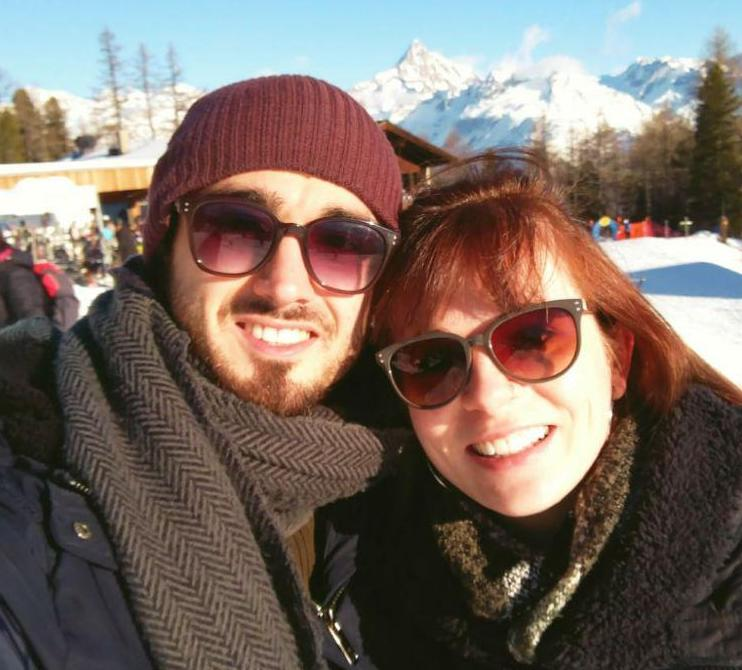
#> input picture makro_images/main5.jpg, 742 x 670 px
$ python mosaik_main.py   (older library calls are emulated)
#> lines starting #> are read from the running program, lines starting #| are printed output that depends on the picture
### mosaik_functions.py
from PIL import Image,ExifTags, ImageOps
import os
import numpy as np


# Open an Image
def open_image(path,rotate=False):
#> called with path = 'makro_images/main5.jpg', rotate = True
  img = Image.open(path)
#> img is the input picture: PIL image 742x670 RGB; mean R, G, B 121.7, 107.9, 99.8
  try:
  	img._getexif()
  except:
  	if rotate:
  		print('Warning: could not rotate that image because the necessary meta data is not given for that image.')
  	rotate=False
  if rotate:
  	if img._getexif() is not None:
	  	exif=dict((ExifTags.TAGS[k], v) for k, v in img._getexif().items() if k in ExifTags.TAGS)
#> exif = 8 items
	  	if 'Orientation' in exif.keys():
		  	if not exif['Orientation']:
		  		return img
		  	elif exif['Orientation']==3:
		  		print('rotating image by 180')
		  		img=img.rotate(180, expand=True)
		  	elif exif['Orientation']==6:
		  		print('rotating image by 270')
		  		img=img.rotate(270, expand=True)
		  	elif exif['Orientation']==8:
		  		print('rotating image by 90')
		  		img=img.rotate(90, expand=True)
  return img

# Save Image
def save_image(image, path):
  image.save(path, 'png')


# Create a new image with the given size
def create_image(i, j):
  image = Image.new("RGB", (i, j), "white")
  return image

# [9 lines left out: function get_pixel, not called in this run]

def resize_to_height_ref(image,n_height):
	w,h=image.size
	return image.resize((n_height,round(n_height*h/w)),Image.ANTIALIAS)

def resize(image,width,height):
	img=image.resize((width,height),Image.ANTIALIAS)
	return img

def crop_to_ratio(image,width,height):
#> called with width = 90, height = 80
	w,h=image.size
#> w = 742; h = 670
	if h/w>height/width:
		new_h=w/width*height
#> new_h = 659.6
		step=round((h-new_h)/2)
#> step = 5
		return image.crop(((0,step,w,h-step)))
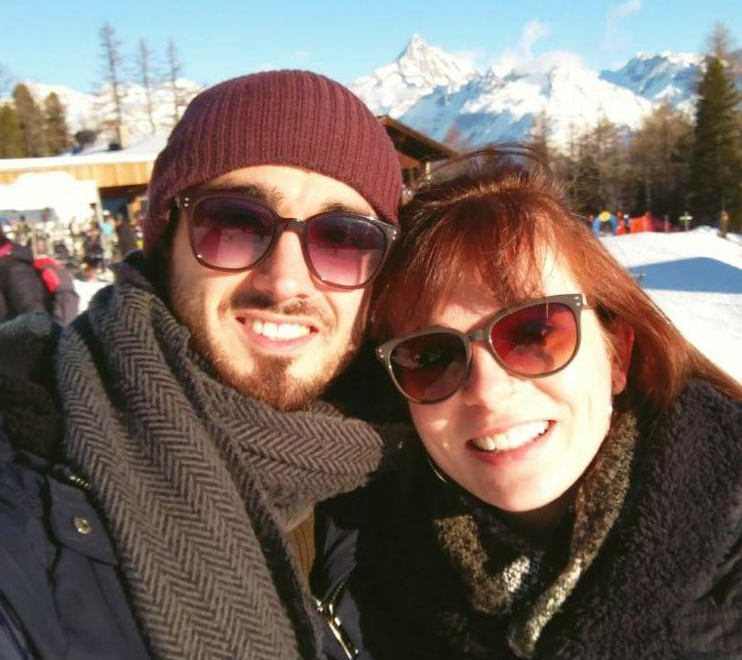
#> returned value: PIL image 742x660 RGB; mean R, G, B 121.9, 107.5, 99.1
	else:
		new_w=h/height*width
		step=round((w-new_w)/2)
		return image.crop((step,0,w-step,h))


# [20 lines left out: functions square_crop, calc_average_rgb, not called in this run]


def get_preprocessed_micro_images(path_micro_images,size,load=False):
	preprocessed_image_path='preprocessed_size='+str(size)+'/'
	preprocessed_micro_images=[]
	if load==False:
		if not os.path.exists(preprocessed_image_path):
			os.mkdir(preprocessed_image_path)
		for im_name in os.listdir(path_micro_images):
			if im_name[0]!='.' and (im_name.endswith(".jpg") or im_name.endswith(".png")):
				im=open_image(path_micro_images+im_name,rotate=True)
				im=square_crop(im)
				im=resize_to_height_ref(im,size).convert('RGB')
				preprocessed_micro_images.append(im)
				print('save_image....')
				im_name = im_name.split('.')[0]+'.png'
				save_image(im,preprocessed_image_path+im_name)
	else:
		if not os.path.exists(preprocessed_image_path):
			raise ValueError('can not load processed images because directory does not exist')
		else:
			for im_name in os.listdir(preprocessed_image_path):
				if im_name.endswith(".jpg") or im_name.endswith(".png"):
					im=open_image(preprocessed_image_path+im_name).copy()
					preprocessed_micro_images.append(im.convert('RGB'))
	return preprocessed_micro_images

# [43 lines left out: functions get_assignment, push, not called in this run]

def create_pixel_image(path_macro_image,path_micro_images,macro_size=[100,100],micro_size=40,load=False,temp=5,ratio=0.25,
												final_blending = 0.2):
	macro_im_orig=open_image(path_macro_image,rotate=True)
	macro_im_ratio=crop_to_ratio(macro_im_orig,macro_size[0],macro_size[1])
	macro_im=resize(macro_im_ratio,macro_size[0],macro_size[1])
#> in resize, `img=image.resize((width,height),Image.ANTIALIAS)`:
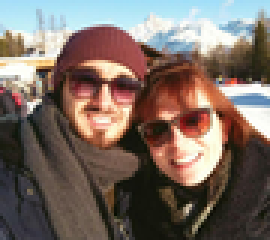
#> img: PIL image 90x80 RGB (shown 3 times larger); mean R, G, B 121.8, 107.4, 99.1
	macro_w,macro_h=macro_im.size
#> macro_w = 90; macro_h = 80

	print('getting prepocessed micro images...')
	micro_images=get_preprocessed_micro_images(path_micro_images,micro_size,load=load)
	averages=[]
	for micro_im in micro_images:
		averages.append(calc_average_rgb(micro_im))

	print('calculating the assignents...')
	assignment=get_assignment(macro_im,averages,temp=temp)
	pixel_image=create_image(micro_size*macro_w,micro_size*macro_h)
	pixel=pixel_image.load()

	print('constructing the mosaik image...')
	for w in range(macro_w):
		p=int(w/macro_w*100)
		if p%10==0:
			print('progress: '+str(p)+'%')
		for h in range(macro_h):
			micro_image=micro_images[assignment[w,h]]
			if ratio is not None:
				micro_image=push(get_pixel(macro_im,w,h),micro_image,ratio=ratio)
				if np.random.rand()>0.5:
					micro_image = ImageOps.mirror(micro_image)
			micro_pixels=micro_image.load()
			for i in range(micro_size):
				for j in range(micro_size):
					pixel[micro_size*w+i,micro_size*h+j]=micro_pixels[i,j]

	w,h = pixel_image.size
	macro_im_full_size = resize(macro_im_ratio,w,h)
	pixel_image = Image.blend(pixel_image, macro_im_full_size, final_blending)

	return pixel_image

### mosaik_main.py
from mosaik_functions import *

import argparse

def str2bool(v):
    if isinstance(v, bool):
       return v
    if v.lower() in ('yes', 'true', 't', 'y', '1'):
        return True
    elif v.lower() in ('no', 'false', 'f', 'n', '0'):
        return False
    else:
        raise argparse.ArgumentTypeError('Boolean value expected.')

parser = argparse.ArgumentParser()
parser.add_argument('--path_to_macro_img', default='makro_images/main5.jpg')
parser.add_argument('--path_to_image_folder', default='downloads/rose/')
parser.add_argument('--save_path', default='mosaik_images/test.jpeg')
parser.add_argument('--load_preprocessed_img', type=str2bool, default=True)
parser.add_argument('--micro_size', type=int, default=45)
parser.add_argument('--macro_width', type=int, default=90)
parser.add_argument('--macro_height', type=int, default=80)
parser.add_argument('--temperature',  type=int, default=40)
parser.add_argument('--amount_of_augmentation',  type=float, default=0.2)
parser.add_argument('--final_blending',  type=float, default=0.2)


opt = parser.parse_args()
print(opt)


#> (the run stopped early here; a loop or call above may not have finished)
